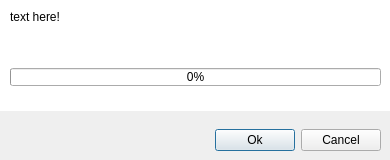
<?xml version="1.0" encoding="UTF-8"?>
<ui version="4.0">
 <class>LongTermStabilityExportDialog</class>
 <widget class="QDialog" name="LongTermStabilityExportDialog">
  <property name="geometry">
   <rect>
    <x>0</x>
    <y>0</y>
    <width>390</width>
    <height>160</height>
   </rect>
  </property>
  <property name="windowTitle">
   <string>Long Term Stability :: Export Data</string>
  </property>
  <widget class="QWidget" name="layoutWidget">
   <property name="geometry">
    <rect>
     <x>10</x>
     <y>10</y>
     <width>371</width>
     <height>141</height>
    </rect>
   </property>
   <layout class="QVBoxLayout" name="verticalLayout">
    <item>
     <widget class="QLabel" name="label">
      <property name="text">
       <string>text here!</string>
      </property>
     </widget>
    </item>
    <item>
     <spacer name="verticalSpacer_2">
      <property name="orientation">
       <enum>Qt::Vertical</enum>
      </property>
      <property name="sizeHint" stdset="0">
       <size>
        <width>20</width>
        <height>10</height>
       </size>
      </property>
     </spacer>
    </item>
    <item>
     <widget class="QProgressBar" name="progressBar">
      <property name="maximumSize">
       <size>
        <width>16777215</width>
        <height>18</height>
       </size>
      </property>
      <property name="value">
       <number>0</number>
      </property>
      <property name="textVisible">
       <bool>true</bool>
      </property>
     </widget>
    </item>
    <item>
     <spacer name="verticalSpacer">
      <property name="orientation">
       <enum>Qt::Vertical</enum>
      </property>
      <property name="sizeHint" stdset="0">
       <size>
        <width>20</width>
        <height>10</height>
       </size>
      </property>
     </spacer>
    </item>
    <item>
     <layout class="QHBoxLayout" name="horizontalLayout">
      <item>
       <spacer name="horizontalSpacer">
        <property name="orientation">
         <enum>Qt::Horizontal</enum>
        </property>
        <property name="sizeHint" stdset="0">
         <size>
          <width>40</width>
          <height>20</height>
         </size>
        </property>
       </spacer>
      </item>
      <item>
       <widget class="QPushButton" name="btnOk">
        <property name="text">
         <string>Ok</string>
        </property>
       </widget>
      </item>
      <item>
       <widget class="QPushButton" name="btnCancel">
        <property name="text">
         <string>Cancel</string>
        </property>
       </widget>
      </item>
     </layout>
    </item>
   </layout>
  </widget>
  <widget class="QWidget" name="widget" native="true">
   <property name="geometry">
    <rect>
     <x>0</x>
     <y>0</y>
     <width>391</width>
     <height>111</height>
    </rect>
   </property>
   <property name="styleSheet">
    <string notr="true">background-color: white;</string>
   </property>
  </widget>
  <zorder>widget</zorder>
  <zorder>layoutWidget</zorder>
 </widget>
 <resources/>
 <connections/>
</ui>
